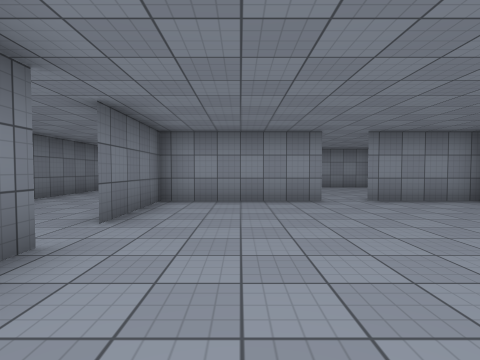
[1] (above)

24 first-person views from a walk through a Unity game level. The camera is 1.3 m above the floor, tilts 2° down and sees 85° across. The floor is counted in squares, 2 m on a side. Each view is taken from the middle of a square. On the plan, view 1 faces up. The plan holds only what a view shows up to about 9 squares ahead; the rest is blank. The place goes on beyond the plan. Surface patterns are stand-ins for the level's own textures.

[2]
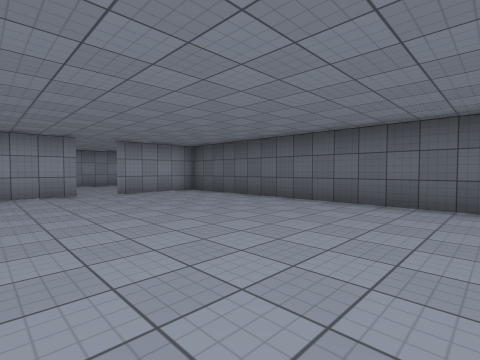

[3]
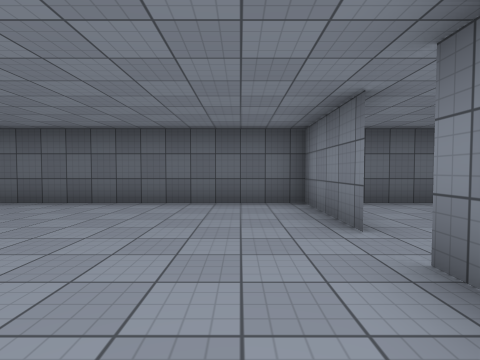

[4]
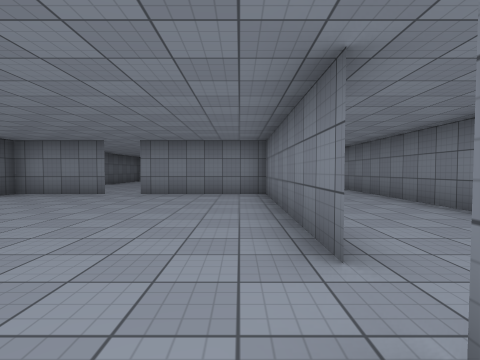

[5]
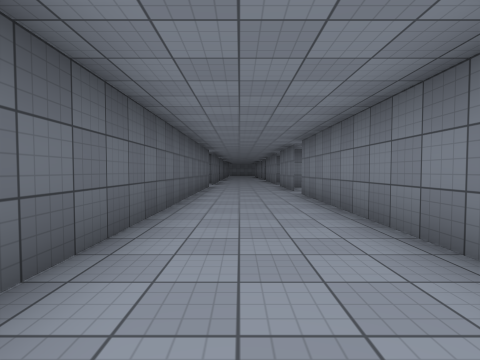

[6]
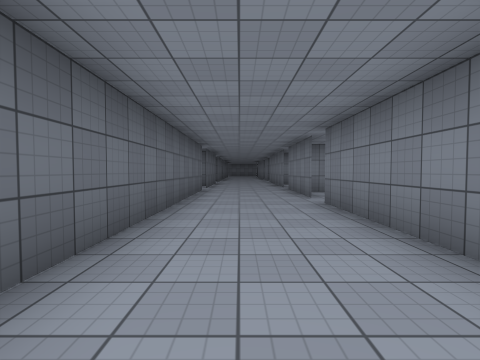

[7]
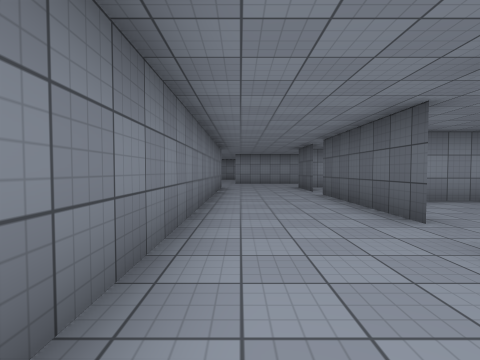

[8]
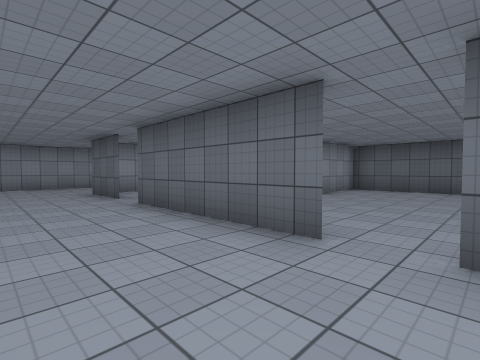

[9]
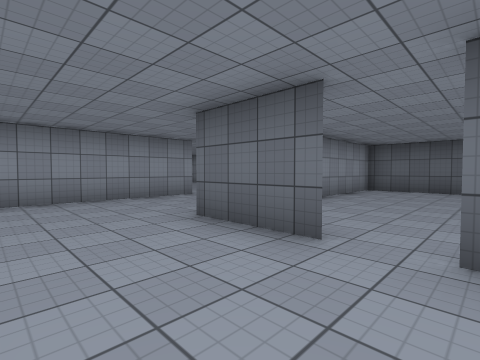

[10]
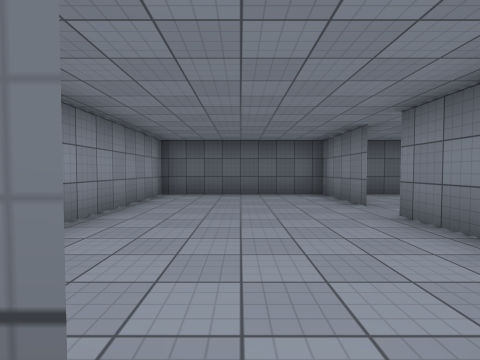

[11]
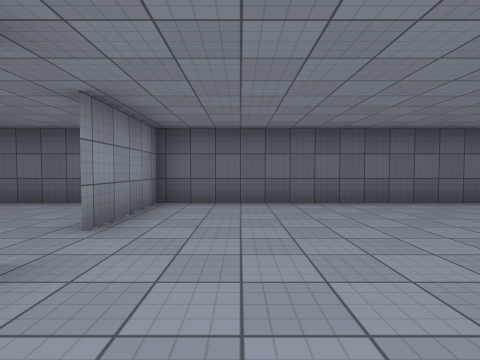

[12]
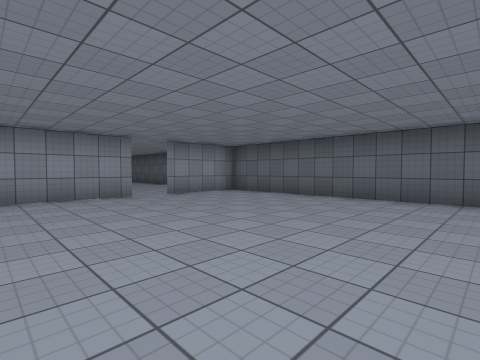

[13]
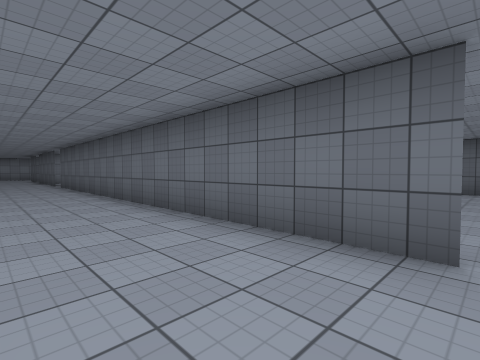

[14]
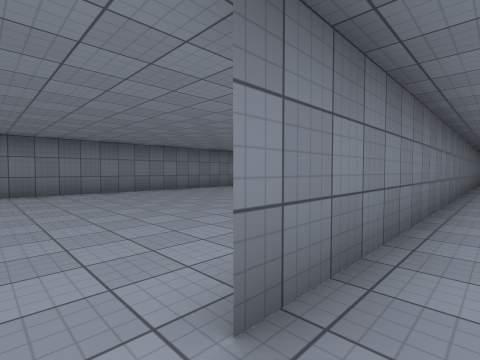

[15]
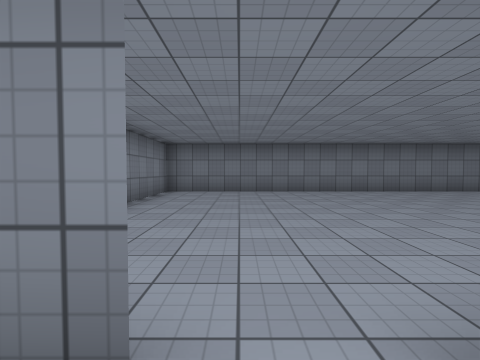

[16]
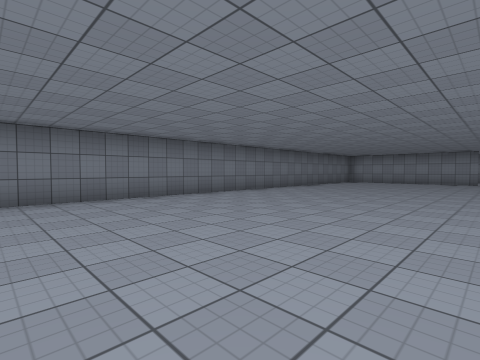

[17]
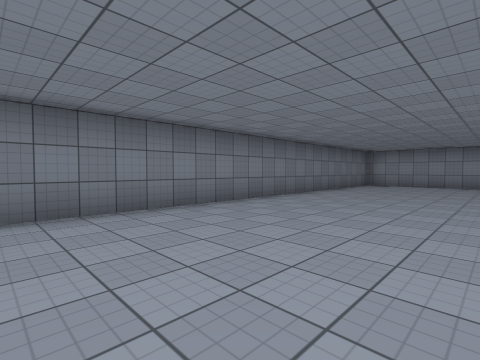

[18]
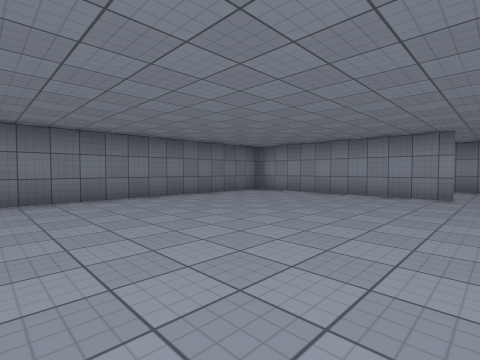

[19]
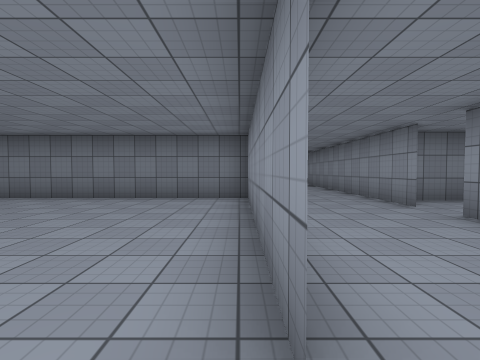

[20]
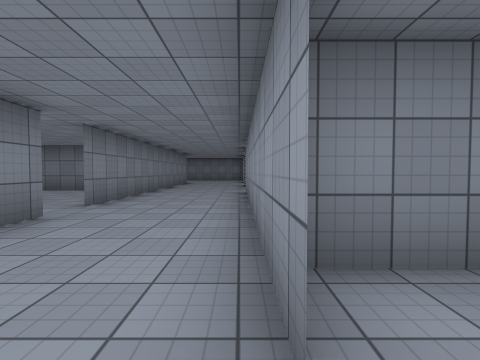

[21]
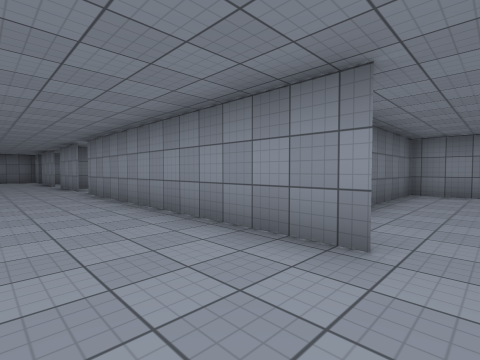

[22]
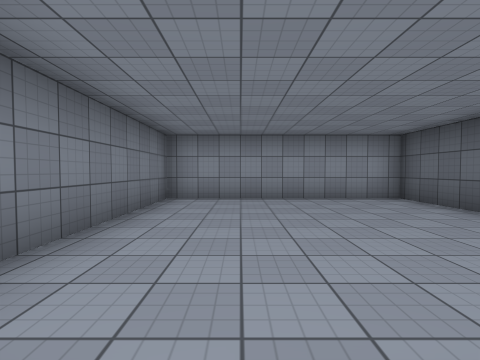

[23]
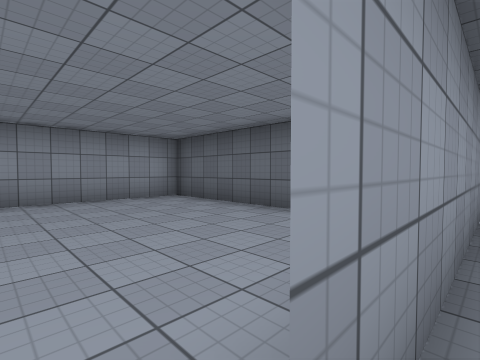

[24]
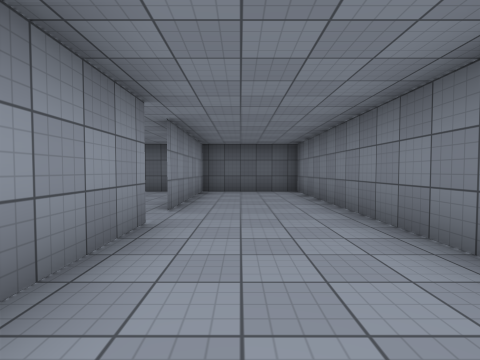

### Floor plan
Key: @ floor where view 1 was taken; # wall or solid block; . floor.
Columns run from 21 left of view 1 to 6 right of it. Each row starts with its distance up from view 1.
 20          #######
 19          #.....#
 18          #.....#
 17          #.....#
 16          #.....#
 15          #.....           .#
 14          #....        .....#
 13 ##.########.#### #####.#####
 12 ................ ..........#
 11   .............. ..........#
 10   #####.#######. ..#########
  9   # ...  #......#..#.......#
  8   #...   #......#..........#
  7   #.     #......#..#.......#
  6   #      #......#..####.####
  5          #......#..#.......#
  4          #......#..#.......#
  3          #......#..........#
  2          #......#..#.......#
  1          #......#..#.......#
  0          #......#..#.@.....#
 -1          #......#..#.......#
 -2         ##......#..#.......#
 -3         #.......#..####.####
 -4         #.......#..#.......#
 -5         #.......#..#.......#
 -6         #.......#..#.......#
 -7         #..........#.......#
 -8         #.......#..#.......#
 -9         #####  ##..#.......#
-10                 #..........#

Where each view was taken, in squares from view 1:
view 1: 0 up, 0 right, facing up
view 2: 2 down, 0 right, facing up-right
view 3: 2 down, 0 right, facing right
view 4: 4 up, 1 left, facing down
view 5: 1 up, 3 left, facing down
view 6: 1 down, 3 left, facing down
view 7: 0 up, 4 left, facing up
view 8: 2 up, 4 left, facing up-right
view 9: 7 up, 4 left, facing up-right
view 10: 8 up, 2 left, facing right
view 11: 5 down, 0 right, facing right
view 12: 10 down, 1 left, facing up-right
view 13: 10 down, 4 left, facing up-right
view 14: 7 down, 4 left, facing up-left
view 15: 7 down, 4 left, facing left
view 16: 5 down, 6 left, facing up-left
view 17: 2 down, 8 left, facing up-left
view 18: 3 up, 6 left, facing up-left
view 19: 10 up, 6 left, facing left
view 20: 13 up, 10 left, facing left
view 21: 11 up, 10 left, facing up-left
view 22: 13 up, 10 left, facing up
view 23: 13 up, 10 left, facing up-right
view 24: 12 up, 3 left, facing right
